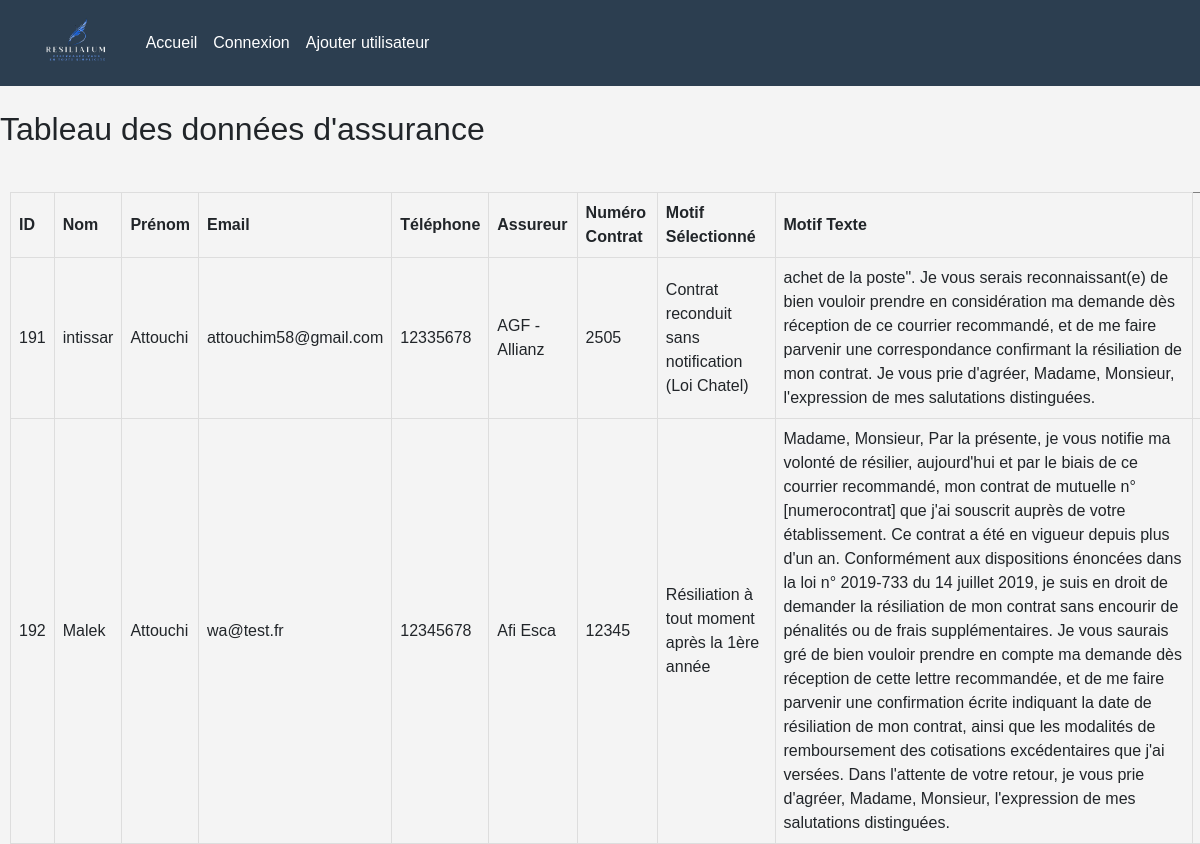
Page /ASSTEST/client.php on the committed database.
### tables this page shows
CREATE TABLE `form_data` (
  `id` int(11) NOT NULL,
  `nom` varchar(255) DEFAULT NULL,
  `prenom` varchar(255) DEFAULT NULL,
  `email` varchar(255) DEFAULT NULL,
  `phone` varchar(20) DEFAULT NULL,
  `assureur` varchar(255) DEFAULT NULL,
  `numcontrat` varchar(255) DEFAULT NULL,
  `motifselect` varchar(255) DEFAULT NULL,
  `motiftext` text DEFAULT NULL,
  `fileinputs` longblob DEFAULT NULL
);

### ASSTEST/client.php (the view, shortened to what this page needs)
<?php
include 'nav.php';
$dbname = "assurence";
$servername = "localhost";
$username = "root";
$password = "";
$conn = new mysqli($servername, $username, $password, $dbname);
$query = "SELECT id, nom, prenom, email, phone, assureur, numcontrat, motifselect, motiftext, fileinputs FROM form_data";
$resultat = $conn->query($query);
?>
<!DOCTYPE html>
<html lang="fr">
<head>
</head>
<body>
    <br><h2>Tableau des données d'assurance</h2><br>
    <table border="1">
        <tr>
            <th>ID</th>
            <th>Nom</th>
            <th>Prénom</th>
            <th>Email</th>
            <th>Téléphone</th>
            <th>Assureur</th>
            <th>Numéro Contrat</th>
            <th>Motif Sélectionné</th>
            <th>Motif Texte</th>
        </tr>
        <?php
        while ($row = $resultat->fetch_assoc()) {
            echo "<tr>";
            echo "<td>" . $row['id'] . "</td>";
            echo "<td>" . $row['nom'] . "</td>";
            echo "<td>" . $row['prenom'] . "</td>";
            echo "<td>" . $row['email'] . "</td>";
            echo "<td>" . $row['phone'] . "</td>";
            echo "<td>" . $row['assureur'] . "</td>";
            echo "<td>" . $row['numcontrat'] . "</td>";
            echo "<td>" . $row['motifselect'] . "</td>";
            echo "<td>" . $row['motiftext'] . "</td>";
            echo "<td>" . $row['fileinputs'] . "</td>";
            echo "</tr>";
        }
        ?>
    </table>
</body>
</html>

### ASSTEST/nav.php (style rules this page uses)
body { font-family: Arial, sans-serif; margin: 0; padding: 0; background-color: #f4f4f4; width: 100%; }

### ASSTEST/client.php (style rules this page uses)
h2 { margin-bottom: 20px; }
table { width: 100%; border-collapse: collapse; margin-left: 10px; }
th, td { border: 1px solid #dddddd; text-align: left; padding: 8px; }

### rows in the picture
form_data: id "191", nom "intissar", prenom "Attouchi", email "attouchim58@gmail.com", phone "12335678", assureur "AGF - Allianz", numcontrat "2505", motifselect "Contrat reconduit sans notification (Loi Chatel)", motiftext "achet de la poste\". Je vous serais reconnaissant(e) de bien vouloir prendre en considération ma demande dès réception de ce courrier recommandé, et de me faire parvenir une correspondance confirmant la résiliation de mon contrat. Je vous prie d'agréer, Madame, Monsieur, l'expression de mes salutations distinguées."
form_data: id "192", nom "Malek", prenom "Attouchi", email "wa@test.fr", phone "12345678", assureur "Afi Esca", numcontrat "12345", motifselect "Résiliation à tout moment après la 1ère année", motiftext "Madame, Monsieur, Par la présente, je vous notifie ma volonté de résilier, aujourd'hui et par le biais de ce courrier recommandé, mon contrat de mutuelle n° [numerocontrat] que j'ai souscrit auprès de votre établissement. Ce contrat a été en vigueur depuis plus d'un an. Conformément aux dispositions énoncées dans la loi n° 2019-733 du 14 juillet 2019, je suis en droit de demander la résiliation de mon contrat sans encourir de pénalités ou de frais supplémentaires. Je vous saurais gré de bien vouloir prendre en compte ma demande dès réception de cette lettre recommandée, et de me faire parvenir une confirmation écrite indiquant la date de résiliation de mon contrat, ainsi que les modalités…"
